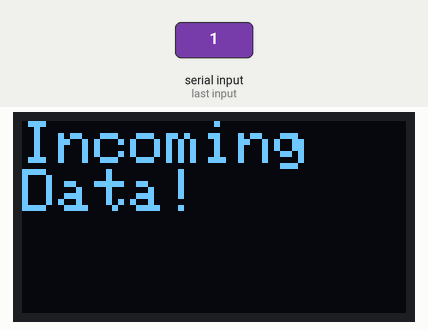
Bench run of a sketch on a simulated Arduino Uno, built with avr-gcc and run on an emulated ATmega328P. Shown: 128×64 one-colour display. The test bench sets the inputs (shaded band). The display library's start-up logo is not drawn; what the sketch prints to the serial monitor is not drawn.

3.3 s: "1" received over Serial
Above: at 5.3 s.
5.8 s: "0" received over Serial
8.8 s: "2" received over Serial
Timing chart, 0 to 11.8 s (numbered marks = the images above; inputs shaded):
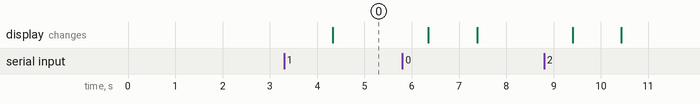

The sketch:

XBEE-Reciever.ino
```cpp
#include <SPI.h>
#include <Wire.h>
#include <Adafruit_GFX.h>
#include <Adafruit_SSD1306.h>

#define OLED_RESET 4
Adafruit_SSD1306 display(OLED_RESET);

#define NUMFLAKES 10
#define XPOS 0
#define YPOS 1
#define DELTAY 2


#define LOGO16_GLCD_HEIGHT 16
#define LOGO16_GLCD_WIDTH  16
static const unsigned char PROGMEM logo16_glcd_bmp[] =
{ B00000000, B11000000,
  B00000001, B11000000,
  B00000001, B11000000,
  B00000011, B11100000,
  B11110011, B11100000,
  B11111110, B11111000,
  B01111110, B11111111,
  B00110011, B10011111,
  B00011111, B11111100,
  B00001101, B01110000,
  B00011011, B10100000,
  B00111111, B11100000,
  B00111111, B11110000,
  B01111100, B11110000,
  B01110000, B01110000,
  B00000000, B00110000 };

String str = "";
void setup() {
  // put your setup code here, to run once:
  Serial.begin(9600);
  display.begin(SSD1306_SWITCHCAPVCC, 0x3C); display.display(); delay(2000); display.clearDisplay();
}

void loop() {
  // put your main code here, to run repeatedly:
  if (Serial.available() > 0) {
    str = Serial.readString() + "*";
    display.clearDisplay(); display.setTextSize(2); display.setTextColor(WHITE); display.setCursor(0, 0); display.cp437(true);
    display.print("Incoming\nData!"); display.display(); Serial.print(str); delay(2000); display.clearDisplay(); display.display();
  }
}
```

Measured:
- after the input at 3.3 s, the display: changes after 1.0 s (image 0)
